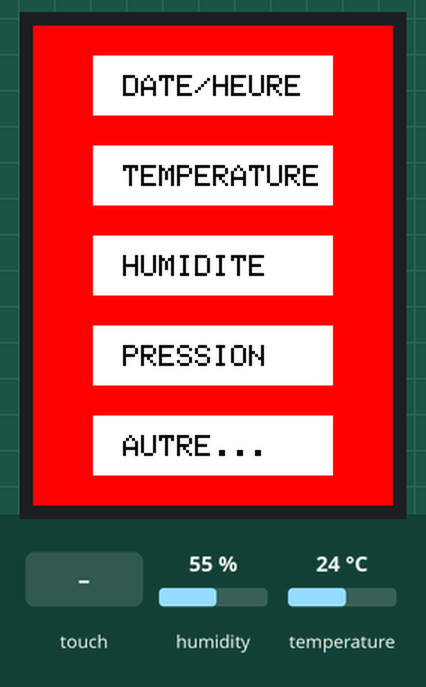
A sketch run on a simulated Arduino Uno, built with avr-gcc and run on an emulated ATmega328P. On the bench: 240×320 colour display. The inputs (shaded band) are chosen by the test bench; at power-on: humidity 55 %, temperature 24 °C. The local clock reads 2024-03-15 10:24:30 at power-on unless the sketch sets it; what the sketch prints to the serial monitor is not drawn.

Above: at 1.4 s.
1.5 s: touch panel pressed at 38 % / 10 % of its raw x / y range
At 2.7 s:
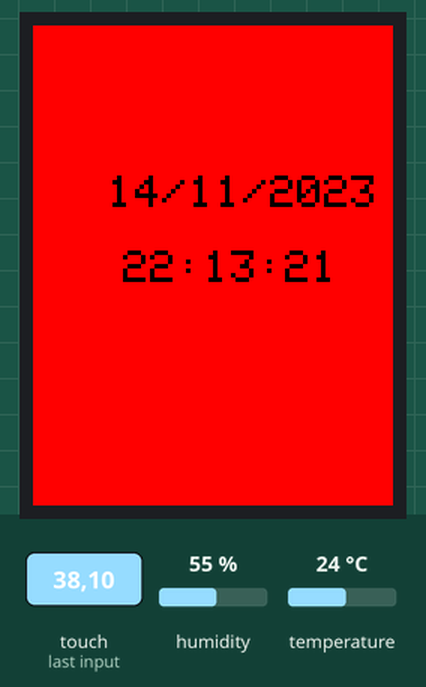
4.5 s: touch panel pressed at 38 % / 30 % of its raw x / y range
At 5.0 s:
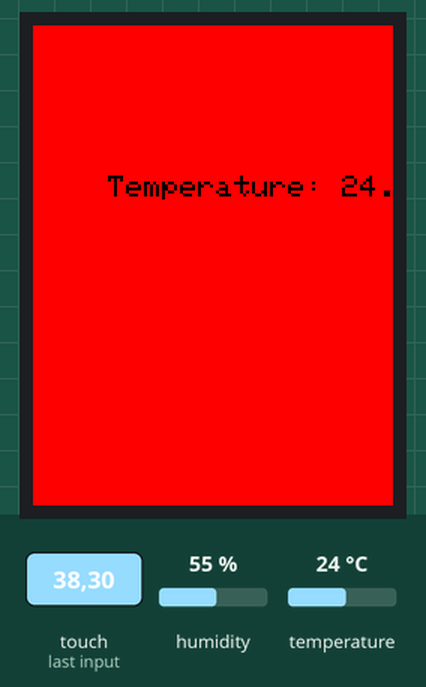
7.5 s: touch panel pressed at 38 % / 50 % of its raw x / y range
At 8.5 s:
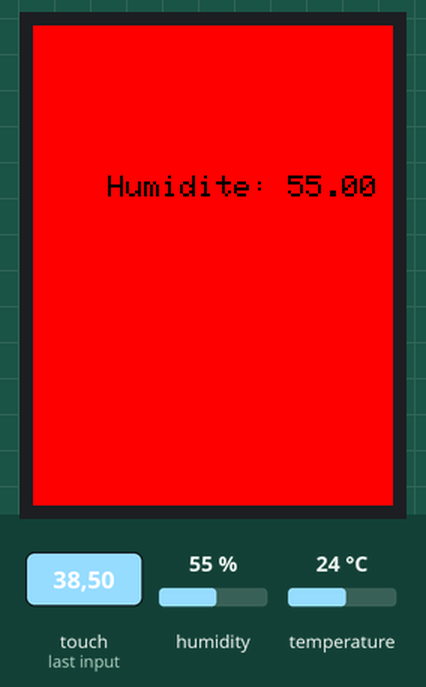
10.5 s: touch panel pressed at 38 % / 70 % of its raw x / y range
At 11.8 s:
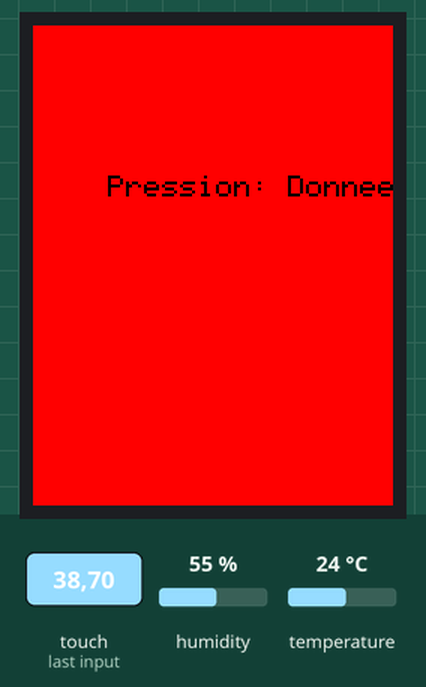
13.5 s: touch panel pressed at 38 % / 90 % of its raw x / y range
At 14.0 s:
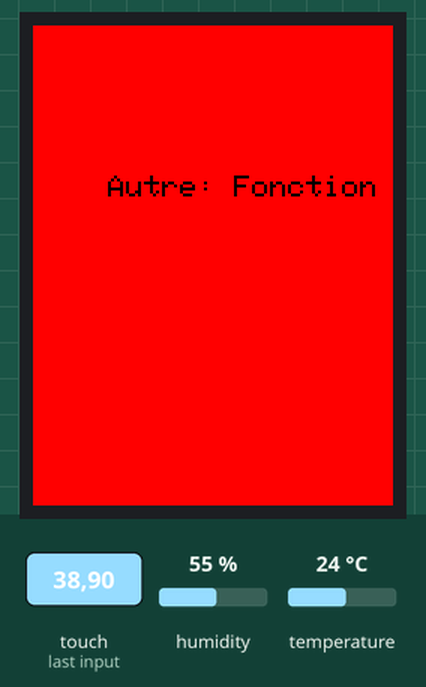
16.5 s: touch panel pressed at 62 % / 30 % of its raw x / y range
At 17.7 s:
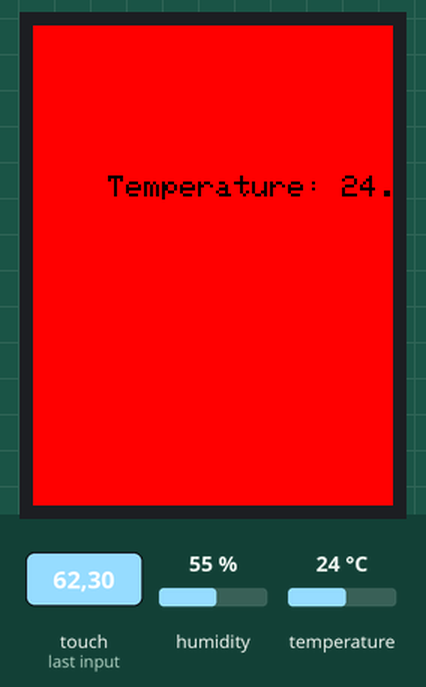
Timing chart, 0 to 19.5 s (numbered marks = the images above; inputs shaded):
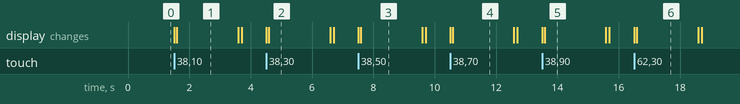

The sketch:

question8.ino
```cpp
#include <Adafruit_GFX.h>
#include <SPI.h>
#include <Wire.h>
#include <Adafruit_ILI9341.h>
#include <Adafruit_STMPE610.h>
#include <SD.h>
#include <RTClib.h>
#include <DHT.h>

// Déclaration de l'écran tactile et de l'afficheur TFT
#define STMPE_CS 8
Adafruit_STMPE610 ts = Adafruit_STMPE610(STMPE_CS);

#define TFT_CS 10
#define TFT_DC 9
Adafruit_ILI9341 tft = Adafruit_ILI9341(TFT_CS, TFT_DC);

// Déclaration du capteur DHT22
#define DHTPIN 4
#define DHTTYPE DHT22
DHT dht(DHTPIN, DHTTYPE);

// Déclaration de l'horloge RTC
RTC_DS1307 RTC;

// Calibration du tactile
#define TS_MINX 150
#define TS_MINY 130
#define TS_MAXX 3800
#define TS_MAXY 4000

void bouton()
{
  tft.fillScreen(ILI9341_RED);

  const char* labels[] = {"DATE/HEURE", "TEMPERATURE", "HUMIDITE", "PRESSION", "AUTRE..."};

  for (int i = 0; i < 5; i++) {
    tft.fillRect(40, 20 + (i * 60), 160, 40, ILI9341_WHITE);
    tft.setCursor(60, 33 + (i * 60));
    tft.setTextColor(ILI9341_BLACK);
    tft.setTextSize(2);
    tft.setTextWrap(0);
    tft.print(labels[i]);
  }
}

// Affichage de la date et l'heure
void heure_date()
{
  DateTime now = RTC.now();

  tft.fillScreen(ILI9341_RED);
  tft.setTextColor(ILI9341_BLACK, ILI9341_RED);
  tft.setTextSize(3);

  tft.setCursor(50, 100);
  if (now.day() < 10) tft.print("0");
  tft.print(now.day());
  tft.print("/");
  if (now.month() < 10) tft.print("0");
  tft.print(now.month());
  tft.print("/");
  tft.print(now.year());

  tft.setCursor(60, 150);
  if (now.hour() < 10) tft.print("0");
  tft.print(now.hour());
  tft.print(":");
  if (now.minute() < 10) tft.print("0");
  tft.print(now.minute());
  tft.print(":");
  if (now.second() < 10) tft.print("0");
  tft.print(now.second());
}

// Affichage de la température
void afficher_temperature()
{
  float temperature = dht.readTemperature();
  tft.fillScreen(ILI9341_RED);
  tft.setTextColor(ILI9341_BLACK, ILI9341_RED);
  tft.setTextSize(2);
  tft.setCursor(50, 100);

  if (isnan(temperature)) {
    tft.print("Erreur de lecture");
  } else {
    tft.print("Temperature: ");
    tft.print(temperature);
    tft.print(" C");
  }
}

// Affichage de l'humidité
void afficher_humidite()
{
  float humidite = dht.readHumidity();
  tft.fillScreen(ILI9341_RED);
  tft.setTextColor(ILI9341_BLACK, ILI9341_RED);
  tft.setTextSize(2);
  tft.setCursor(50, 100);

  if (isnan(humidite)) {
    tft.print("Erreur de lecture");
  } else {
    tft.print("Humidite: ");
    tft.print(humidite);
    tft.print(" %");
  }
}

// Fonction pression (placeholder)
void afficher_pression()
{
  tft.fillScreen(ILI9341_RED);
  tft.setTextColor(ILI9341_BLACK, ILI9341_RED);
  tft.setTextSize(2);
  tft.setCursor(50, 100);
  tft.print("Pression: Donnees non dispo.");
}

// Fonction autre (placeholder)
void afficher_autre()
{
  tft.fillScreen(ILI9341_RED);
  tft.setTextColor(ILI9341_BLACK, ILI9341_RED);
  tft.setTextSize(2);
  tft.setCursor(50, 100);
  tft.print("Autre: Fonction a definir.");
}

void setup()
{
  Serial.begin(9600);
  tft.begin();
  RTC.begin();
  dht.begin();

  if (!ts.begin()) {
    Serial.println("Unable to start touchscreen.");
  } else {
    Serial.println("Touchscreen started.");
  }

  // Réglage automatique de la date et l'heure
  RTC.adjust(DateTime(F(__DATE__), F(__TIME__)));

  bouton();
}

void loop()
{
  if (!ts.bufferEmpty())
  {
    TS_Point p = ts.getPoint();
    int x = map(p.x, TS_MINX, TS_MAXX, 0, tft.width());
    int y = map(p.y, TS_MINY, TS_MAXY, 0, tft.height());

    if ((x > 40) && (x < 200))
    {
      if ((y > 20) && (y < 60)) // DATE/HEURE
      {
        if (ts.touched())
        {
          heure_date();
          delay(2000);
          bouton();
        }
      }
      else if ((y > 80) && (y < 120)) // TEMPERATURE
      {
        if (ts.touched())
        {
          afficher_temperature();
          delay(2000);
          bouton();
        }
      }
      else if ((y > 140) && (y < 180)) // HUMIDITE
      {
        if (ts.touched())
        {
          afficher_humidite();
          delay(2000);
          bouton();
        }
      }
      else if ((y > 200) && (y < 240)) // PRESSION
      {
        if (ts.touched())
        {
          afficher_pression();
          delay(2000);
          bouton();
        }
      }
      else if ((y > 260) && (y < 300)) // AUTRE...
      {
        if (ts.touched())
        {
          afficher_autre();
          delay(2000);
          bouton();
        }
      }
    }
  }
}
```

Measured:
- after the input at 1.5 s, the display: first changes at once (image 1 shows a later state)
- after the input at 4.5 s, the display: first changes at once (image 2 shows a later state)
- after the input at 7.5 s, the display: first changes at once (image 3 shows a later state)
- after the input at 10.5 s, the display: first changes at once (image 4 shows a later state)
- after the input at 13.5 s, the display: first changes at once (image 5 shows a later state)
- after the input at 16.5 s, the display: first changes at once (image 6 shows a later state)
- what the display in image 1 shows lasts 2.0 s, from 1.6 s to 3.6 s
